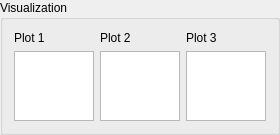
    <widget class="QGroupBox" name="visualGroupBox">
     <property name="sizePolicy">
      <sizepolicy hsizetype="Preferred" vsizetype="Preferred">
       <horstretch>0</horstretch>
       <verstretch>0</verstretch>
      </sizepolicy>
     </property>
     <property name="maximumSize">
      <size>
       <width>280</width>
       <height>120</height>
      </size>
     </property>
     <property name="title">
      <string>Visualization</string>
     </property>
     <layout class="QGridLayout" name="gridLayout_2">
      <item row="1" column="1">
       <widget class="QListWidget" name="plot2list">
        <property name="sizePolicy">
         <sizepolicy hsizetype="Preferred" vsizetype="Preferred">
          <horstretch>0</horstretch>
          <verstretch>0</verstretch>
         </sizepolicy>
        </property>
        <property name="dragEnabled">
         <bool>true</bool>
        </property>
        <property name="dragDropOverwriteMode">
         <bool>true</bool>
        </property>
        <property name="dragDropMode">
         <enum>QAbstractItemView::DragDrop</enum>
        </property>
        <property name="defaultDropAction">
         <enum>Qt::MoveAction</enum>
        </property>
        <property name="selectionMode">
         <enum>QAbstractItemView::MultiSelection</enum>
        </property>
        <property name="selectionRectVisible">
         <bool>true</bool>
        </property>
       </widget>
      </item>
      <item row="1" column="2">
       <widget class="QListWidget" name="plot3list">
        <property name="sizePolicy">
         <sizepolicy hsizetype="Preferred" vsizetype="Preferred">
          <horstretch>0</horstretch>
          <verstretch>0</verstretch>
         </sizepolicy>
        </property>
        <property name="dragEnabled">
         <bool>true</bool>
        </property>
        <property name="dragDropOverwriteMode">
         <bool>true</bool>
        </property>
        <property name="dragDropMode">
         <enum>QAbstractItemView::DragDrop</enum>
        </property>
        <property name="defaultDropAction">
         <enum>Qt::MoveAction</enum>
        </property>
        <property name="selectionMode">
         <enum>QAbstractItemView::MultiSelection</enum>
        </property>
        <property name="selectionRectVisible">
         <bool>true</bool>
        </property>
       </widget>
      </item>
      <item row="0" column="0">
       <widget class="QLabel" name="label_7">
        <property name="sizePolicy">
         <sizepolicy hsizetype="Fixed" vsizetype="Fixed">
          <horstretch>0</horstretch>
          <verstretch>0</verstretch>
         </sizepolicy>
        </property>
        <property name="text">
         <string>Plot 1</string>
        </property>
       </widget>
      </item>
      <item row="0" column="1">
       <widget class="QLabel" name="label_8">
        <property name="sizePolicy">
         <sizepolicy hsizetype="Fixed" vsizetype="Fixed">
          <horstretch>0</horstretch>
          <verstretch>0</verstretch>
         </sizepolicy>
        </property>
        <property name="text">
         <string>Plot 2</string>
        </property>
       </widget>
      </item>
      <item row="0" column="2">
       <widget class="QLabel" name="label_9">
        <property name="sizePolicy">
         <sizepolicy hsizetype="Fixed" vsizetype="Fixed">
          <horstretch>0</horstretch>
          <verstretch>0</verstretch>
         </sizepolicy>
        </property>
        <property name="text">
         <string>Plot 3</string>
        </property>
       </widget>
      </item>
      <item row="1" column="0">
       <widget class="QListWidget" name="plot1list">
        <property name="sizePolicy">
         <sizepolicy hsizetype="Preferred" vsizetype="Preferred">
          <horstretch>0</horstretch>
          <verstretch>0</verstretch>
         </sizepolicy>
        </property>
        <property name="dragEnabled">
         <bool>true</bool>
        </property>
        <property name="dragDropOverwriteMode">
         <bool>true</bool>
        </property>
        <property name="dragDropMode">
         <enum>QAbstractItemView::DragDrop</enum>
        </property>
        <property name="defaultDropAction">
         <enum>Qt::MoveAction</enum>
        </property>
        <property name="selectionMode">
         <enum>QAbstractItemView::MultiSelection</enum>
        </property>
        <property name="selectionRectVisible">
         <bool>true</bool>
        </property>
       </widget>
      </item>
     </layout>
    </widget>
